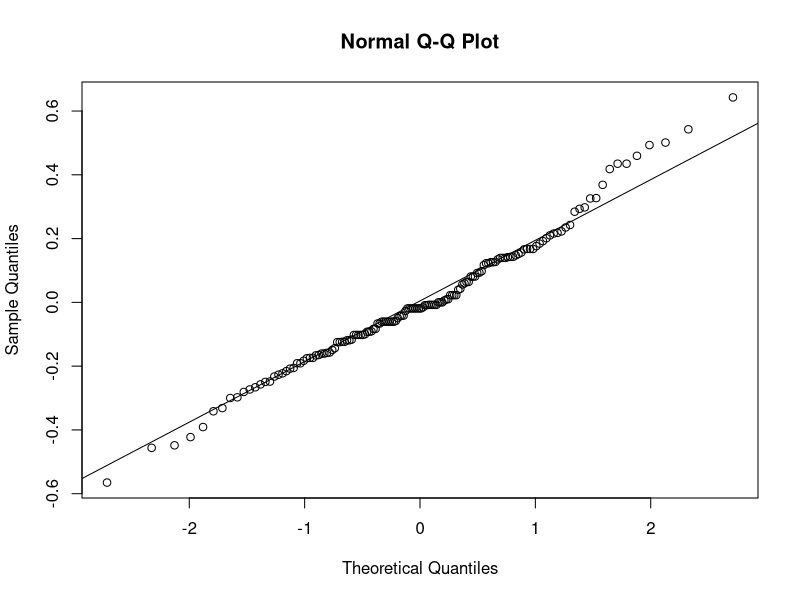

Here is the R script that generated this plot:
##############################
#  Ayudantia de regresion
##############################

library(ggplot2)
library(lmtest)

# 1 - Teoria de regresión lineal Simple

# 2- Ejercicio practico.


##############################
# Regresion lineal simple.


# los datos con los cuales vamos a trabajar es el dataset de IRIS
# el cual esta disponible en R como 'iris'

datos <- iris[1:4]


# Para la regresión lineal simple estamos buscando la relación que
# existe entre dos variables.

# Para este ejemplo nos iteresa saber si existe una relación entre

# el ancho de un petalo y el largo de un petalo. 


# 1. visualización de los datos:
#################################

gra1 <- ggplot(data = datos, mapping = aes(x = Petal.Length, y = Petal.Width)) +
          geom_point(color = "firebrick", size = 2) +
          labs(title  =  'Diagrama de dispersión', x  =  ' Largo de petalo ', 
               y = 'Ancho de petalo') +
          theme_bw() +
          theme(plot.title = element_text(hjust = 0.5))








# Claramente existe una relación entre el Largo y Ancho de un petalo. 
# para ver que tan fuerte es este, podemos hacer una analisis de correlación






    # 1.1 correlación
    ####

# Primeramente asumamos que los datos se distribuyen de forma normal.

cor.petal <- cor.test(x=datos$Petal.Length, 
                      y=datos$Petal.Width, method = 'pearson')








# Existe una relación casi perfecta entre el largo y el ancho de un petalo
# dado que la correlación es 0.9628654 y el test es muy significativo
# p-value < 2.2e-16












# 2. Generación del modelo
#################################

# Como ya sabemos que existe una correlación entre las variables podemos aplicar
# un modelo de regresión lineal simple:




modelo <- lm(formula = Petal.Width ~ Petal.Length, datos)

# Y = -0.363076 + 0.415755  * X + e





gra2 <- ggplot(data = datos, mapping = aes(x = Petal.Length, y = Petal.Width)) +
          geom_point(color = "firebrick", size = 2) +
          labs(title  =  'Ancho ~ Largo') +
          geom_smooth(method = "lm", se = FALSE, color = "black") +
          theme_bw() +
          theme(plot.title = element_text(hjust = 0.5))











# Este modelo es casi perfecto en cuanto a los valores de f.test y r^2 
# Pero aun no podemos aceptarlo debido a que hay condiciones que se deben
# cumplir:





  # 2.1 Independencia
  ####

# Para el caso de la independencia , tenemos que asumir que las muestras
# vienen de forma aleatoria.




  # 2.2 Linealidad
  ####

# Para ver esto primeramente se necesitan obtener los residuos.

lineal <- data.frame(valor=modelo$fitted.values,residuos=modelo$residuals)


gra3 <- ggplot(data = lineal, aes(x = valor, y = residuos)) +
            geom_point(aes(color = residuos)) +
            scale_color_gradient2(low = "blue3", mid = "grey", high = "red") +
            geom_hline(yintercept = 0) +
            geom_segment(aes(xend = valor, yend = 0), alpha = 0.2) +
            labs(title = "Distribución de los residuos", x = "predicción modelo",
                 y = "residuo") +
            theme_bw() +
            theme(plot.title = element_text(hjust = 0.5), legend.position = "none")









# Los residuos en cierta parte tienen a tener otra distribución que no sea
# Aleatorea, sin embargo al ver el panorama completo, se puede ver que no
# existe un patron. Por lo cual se puede aceptar la linealidad 







  # 2.3 Residuos normales
  ####


# Para estudiar esto, solo hace falta analizar como se comporta la distribución
# de los residuos.

# para esto se puede hacer un test de shapiro o un analisis grafico.


## Metodo grafico
qqnorm(lineal$residuos)
qqline(lineal$residuos)


## Metodo por test


normal.residuals <- shapiro.test(lineal$residuos)











# El grafico Q-Q nos da info que los residuos se comportan aproximadamente
# normal. Sin embargo el test de shapiro sobre linealidad, no dice que se puede
# aceptar pero tambien esta en el limite por lo cual, se podria aceptar que los 
# residuos se comporten de forma normal pero con precausión.









# 2.4 Homocedasticidad de los residuos 
####




# Al igual que la normalidad esto se puede ver de forma grafica, donde si 
# se pone una linea que muestre que tanto varian los residuos, la linea tendria
# que ser lo más cercano a una recta.


gra4 <- ggplot(data = lineal, aes(x = valor, y = residuos)) +
    geom_point(aes(color = residuos)) +
    scale_color_gradient2(low = "blue3", mid = "grey", high = "red") +
    geom_segment(aes(xend = valor, yend = 0), alpha = 0.2) +
    geom_smooth(se = FALSE, color = "firebrick") +
    labs(title = "Distribución de los residuos", x = "predicción modelo",
         y = "residuo") +
    geom_hline(yintercept = 0) +
    theme_bw() +
    theme(plot.title = element_text(hjust = 0.5), legend.position = "none")




## Dado que la linea no es del todo una recta, se podria hacer el test de 
# Breush-Pagan para saber realmente si se tiene homocedasticidad o no.


test.bp <- bptest(modelo)




# Tanto el grafico como el test nos indican que no existe una homocedasticidad
# entre los residuos por lo que indica que al haber mucha varianza el modelo
# no sirve para un caso general por lo cual de aceptarse  se tendria que tener
# precausión con los datos entregados.

# Una forma de arreglar estos datos es la eliminación de los valores
# de gran impacto al modelo, como los valores atipicos.



# recordemos que esta parte de analisis es una iteración constante hasta
# que se tenga un buen modelo.














# Conclusión:


# Si bien el modelo se logra ajustar muchos a los datos, no es posible aplicar
# este modelo de forma general ya que no cumple con el supuesto de Homocedasticidad
# Dicho de otro modo, es posible que el modelo se ajuste dado que existe
# mucha varianza entre los datos. Una forma de arreglar esto, es la eliminación
# de outliers y volver a armar el modelo.









### Ahora ejercicio para ustedes:


## Vamos a ver si existe una relación entre los kilimetros recorridos por
# un transporte publico y la cantidad de fallos que se tienen



kilometros <- c(5659,  5710, 5563, 5672, 5532, 5600, 5518, 5447, 5544, 5598,
                   5585, 5436, 5549, 5612, 5513, 5579, 5502, 5509, 5421, 5559,
                   5487, 5508, 5421, 5452, 5436, 5528, 5441, 5486, 5417, 5421)
fallos <- c(855, 875, 787, 730, 762, 718, 867, 721, 735, 615, 708, 644, 654, 735,
          667, 713, 654, 704, 731, 743, 619, 625, 610, 645, 707, 641, 624, 570,
          593, 556)
datos.ejercicio <- data.frame(kilometros,fallos)







